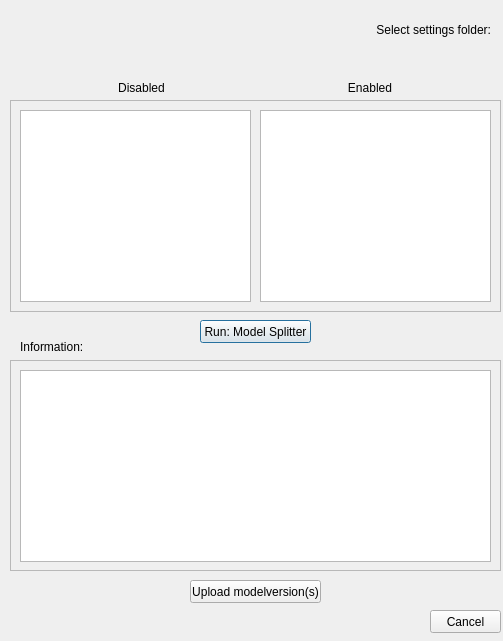
<?xml version="1.0" encoding="UTF-8"?>
<ui version="4.0">
 <class>ModelSelectionDialogBase</class>
 <widget class="QDialog" name="ModelSelectionDialogBase">
  <property name="geometry">
   <rect>
    <x>0</x>
    <y>0</y>
    <width>503</width>
    <height>641</height>
   </rect>
  </property>
  <property name="cursor">
   <cursorShape>ArrowCursor</cursorShape>
  </property>
  <property name="windowTitle">
   <string>HHNK_experiment</string>
  </property>
  <widget class="QFrame" name="frame_2">
   <property name="geometry">
    <rect>
     <x>10</x>
     <y>100</y>
     <width>491</width>
     <height>212</height>
    </rect>
   </property>
   <property name="frameShape">
    <enum>QFrame::StyledPanel</enum>
   </property>
   <property name="frameShadow">
    <enum>QFrame::Raised</enum>
   </property>
   <widget class="QListWidget" name="listWidget1">
    <property name="geometry">
     <rect>
      <x>10</x>
      <y>10</y>
      <width>231</width>
      <height>192</height>
     </rect>
    </property>
    <property name="dragDropMode">
     <enum>QAbstractItemView::DragDrop</enum>
    </property>
    <property name="defaultDropAction">
     <enum>Qt::MoveAction</enum>
    </property>
    <property name="selectionMode">
     <enum>QAbstractItemView::ExtendedSelection</enum>
    </property>
    <property name="selectionBehavior">
     <enum>QAbstractItemView::SelectItems</enum>
    </property>
   </widget>
   <widget class="QListWidget" name="listWidget2">
    <property name="geometry">
     <rect>
      <x>250</x>
      <y>10</y>
      <width>231</width>
      <height>192</height>
     </rect>
    </property>
    <property name="dragDropOverwriteMode">
     <bool>false</bool>
    </property>
    <property name="dragDropMode">
     <enum>QAbstractItemView::DragDrop</enum>
    </property>
    <property name="defaultDropAction">
     <enum>Qt::MoveAction</enum>
    </property>
    <property name="selectionMode">
     <enum>QAbstractItemView::ExtendedSelection</enum>
    </property>
    <property name="viewMode">
     <enum>QListView::ListMode</enum>
    </property>
   </widget>
  </widget>
  <widget class="QWidget" name="log_in_widget" native="true">
   <property name="geometry">
    <rect>
     <x>10</x>
     <y>10</y>
     <width>481</width>
     <height>59</height>
    </rect>
   </property>
   <layout class="QGridLayout" name="gridLayout_2">
    <item row="0" column="0">
     <layout class="QGridLayout" name="gridLayout">
      <item row="0" column="0">
       <widget class="QLabel" name="label">
        <property name="layoutDirection">
         <enum>Qt::LeftToRight</enum>
        </property>
        <property name="text">
         <string>Select settings folder:</string>
        </property>
        <property name="textFormat">
         <enum>Qt::PlainText</enum>
        </property>
        <property name="alignment">
         <set>Qt::AlignBottom|Qt::AlignRight|Qt::AlignTrailing</set>
        </property>
       </widget>
      </item>
      <item row="1" column="0">
       <widget class="QgsFileWidget" name="localsave">
        <property name="fullUrl">
         <bool>false</bool>
        </property>
       </widget>
      </item>
     </layout>
    </item>
   </layout>
  </widget>
  <widget class="QFrame" name="frame">
   <property name="geometry">
    <rect>
     <x>10</x>
     <y>360</y>
     <width>491</width>
     <height>211</height>
    </rect>
   </property>
   <property name="frameShape">
    <enum>QFrame::StyledPanel</enum>
   </property>
   <property name="frameShadow">
    <enum>QFrame::Raised</enum>
   </property>
   <widget class="QListWidget" name="listWidget3">
    <property name="enabled">
     <bool>true</bool>
    </property>
    <property name="geometry">
     <rect>
      <x>10</x>
      <y>10</y>
      <width>471</width>
      <height>192</height>
     </rect>
    </property>
   </widget>
  </widget>
  <widget class="QPushButton" name="run_push_btn">
   <property name="geometry">
    <rect>
     <x>200</x>
     <y>320</y>
     <width>111</width>
     <height>23</height>
    </rect>
   </property>
   <property name="text">
    <string>Run: Model Splitter</string>
   </property>
  </widget>
  <widget class="QPushButton" name="cancel">
   <property name="geometry">
    <rect>
     <x>430</x>
     <y>610</y>
     <width>71</width>
     <height>23</height>
    </rect>
   </property>
   <property name="text">
    <string>Cancel</string>
   </property>
  </widget>
  <widget class="QLabel" name="label_4">
   <property name="geometry">
    <rect>
     <x>20</x>
     <y>340</y>
     <width>81</width>
     <height>20</height>
    </rect>
   </property>
   <property name="text">
    <string>Information:</string>
   </property>
   <property name="alignment">
    <set>Qt::AlignLeading|Qt::AlignLeft|Qt::AlignTop</set>
   </property>
  </widget>
  <widget class="QPushButton" name="pushButton">
   <property name="geometry">
    <rect>
     <x>190</x>
     <y>580</y>
     <width>131</width>
     <height>23</height>
    </rect>
   </property>
   <property name="text">
    <string>Upload modelversion(s)</string>
   </property>
  </widget>
  <widget class="QWidget" name="">
   <property name="geometry">
    <rect>
     <x>30</x>
     <y>80</y>
     <width>451</width>
     <height>16</height>
    </rect>
   </property>
   <layout class="QHBoxLayout" name="horizontalLayout">
    <item>
     <widget class="QLabel" name="label_2">
      <property name="text">
       <string>Disabled</string>
      </property>
      <property name="alignment">
       <set>Qt::AlignCenter</set>
      </property>
     </widget>
    </item>
    <item>
     <widget class="QLabel" name="label_3">
      <property name="enabled">
       <bool>true</bool>
      </property>
      <property name="text">
       <string>Enabled</string>
      </property>
      <property name="alignment">
       <set>Qt::AlignCenter</set>
      </property>
     </widget>
    </item>
   </layout>
  </widget>
  <zorder>frame</zorder>
  <zorder>frame_2</zorder>
  <zorder>log_in_widget</zorder>
  <zorder>run_push_btn</zorder>
  <zorder>cancel</zorder>
  <zorder>label_2</zorder>
  <zorder>label_3</zorder>
  <zorder>label_4</zorder>
  <zorder>pushButton</zorder>
 </widget>
 <customwidgets>
  <customwidget>
   <class>QgsFileWidget</class>
   <extends>QWidget</extends>
   <header>qgsfilewidget.h</header>
  </customwidget>
 </customwidgets>
 <resources/>
 <connections/>
</ui>
